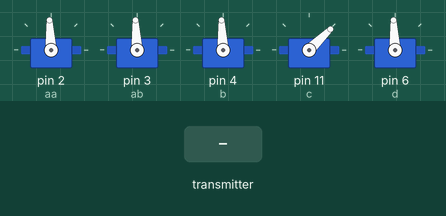
Simulated run of this sketch. Board: Arduino Uno, built with avr-gcc and run on an emulated ATmega328P. Shown: 5 × servo. Inputs (shaded band) come from the test bench.

Above: at 1.2 s.
1.3 s: the transmitter starts sending readChannel.4 = 2000
At 2.3 s:
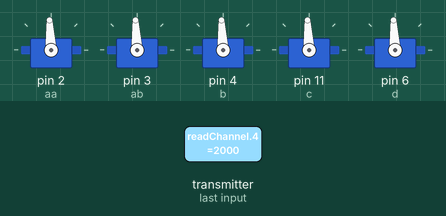
2.8 s: the transmitter starts sending readChannel.0 = 1000
At 3.2 s:
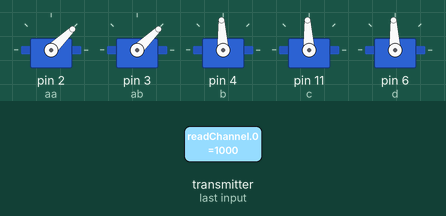
4.3 s: the transmitter starts sending readChannel.1 = 1000
At 5.5 s:
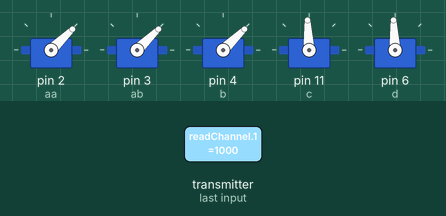
5.8 s: the transmitter starts sending readChannel.2 = 1000
At 6.7 s:
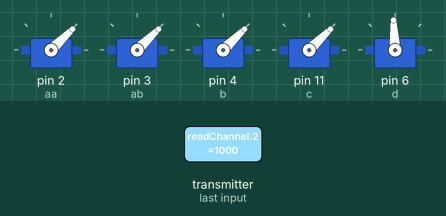
7.3 s: the transmitter starts sending readChannel.3 = 1000
At 7.8 s:
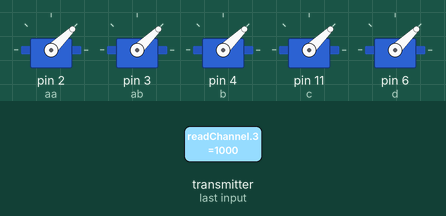
8.8 s: the transmitter starts sending readChannel.0 = 1250
At 10.2 s:
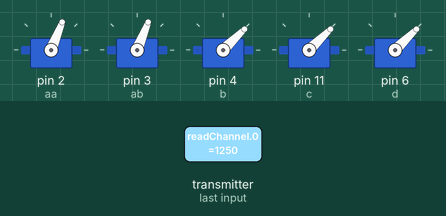
Timing chart, 0 to 11.3 s (numbered marks = the images above; inputs shaded):
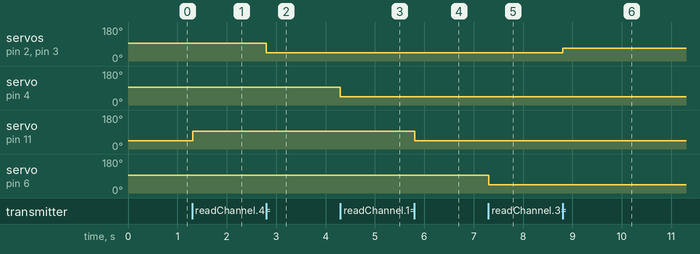

The sketch:

Servo-Avion-Grande.ino
```cpp
#include <IBusBM.h>
#include <Servo.h>
#include <SoftwareSerial.h>

int canales[4],killswitch;
IBusBM IBus; // IBus object
Servo aa,ab,b,c,d;  // create servo object to control a servo

void setup() {
  //Serial.begin(115200);   // remove comment from this line if you change the Serial port in the next line
  //receiver.begin(115200);
  IBus.begin(Serial);    // iBUS connected to Serial0 - change to Serial1 or Serial2 port when required

  aa.attach(2); // Alerones
  ab.attach(3); // Alerones
  b.attach(4); //Elevadores
  c.attach(11); //Motor
  d.attach(6); //Timon
}

void loop() {
  killswitch=IBus.readChannel(4);
  if(killswitch>1900){
  canales[0]=IBus.readChannel(0);
  aa.writeMicroseconds(canales[0]);
  ab.writeMicroseconds(canales[0]);
  //receiver.println(canales[0]);
  canales[1]=IBus.readChannel(1);
  b.writeMicroseconds(canales[1]);
  //receiver.println(canales[1]);
  canales[2]=IBus.readChannel(2);
  c.writeMicroseconds(canales[2]);
  //receiver.println(canales[2]);
  canales[3]=IBus.readChannel(3);
  d.writeMicroseconds(canales[3]);
  //receiver.println(canales[3]);
  }
  else{
    aa.writeMicroseconds(1500);
    ab.writeMicroseconds(1500);
    b.writeMicroseconds(1500);
    c.writeMicroseconds(1000);
    d.writeMicroseconds(1500);
  }
}
```

Measured:
- after the input at 1.3 s, servo on pin 11 (c): 44° → 93° at once
- after the input at 2.8 s, servo on pin 2 (aa), servo on pin 3 (ab): 93° → 44° at once
- after the input at 4.3 s, servo on pin 4 (b): 93° → 44° at once
- after the input at 5.8 s, servo on pin 11 (c): 93° → 44° at once
- after the input at 7.3 s, servo on pin 6 (d): 93° → 44° at once
- after the input at 8.8 s, servo on pin 2 (aa), servo on pin 3 (ab): 44° → 68° at once
